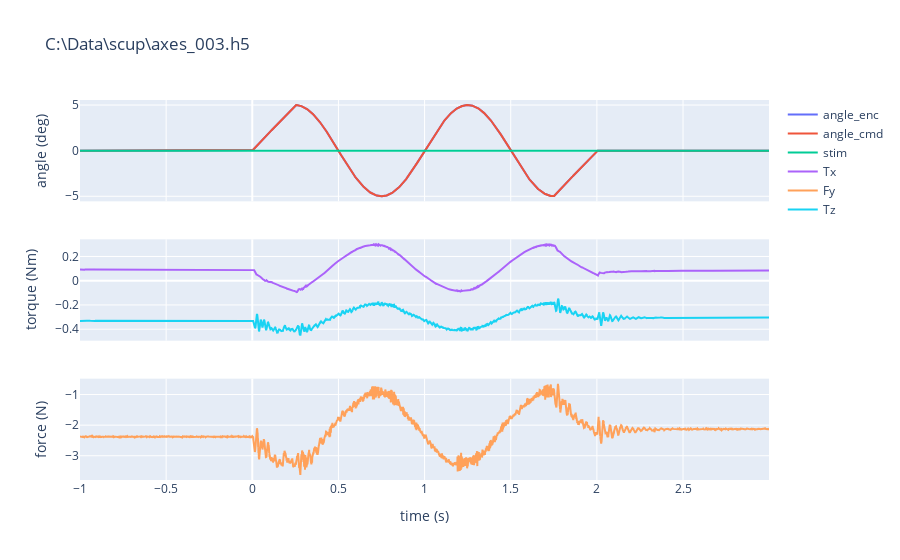

Write notebook code for a chart like this one.
### Code cell
fig = make_subplots(rows = 3, cols = 1,
                   shared_xaxes=True)
fig.add_trace(
    go.Scatter(x = t, y = angle_measured, mode="lines", name="angle_enc"),
    row=1, col=1)
fig.add_trace(
    go.Scatter(x = t, y = angle, mode="lines", name="angle_cmd"),
    row=1, col=1)
fig.add_trace(
    go.Scatter(x = t, y = aidata[6,:], mode="lines", name="stim"),
    row=1, col=1)
fig.add_trace(
    go.Scatter(x = t, y = forcetorque[3,:], mode="lines", name="Tx"),
    row=2, col=1)
fig.add_trace(
    go.Scatter(x = t, y = forcetorque[1,:], mode="lines", name="Fy"),
    row=3, col=1)
fig.add_trace(
    go.Scatter(x = t, y = forcetorque[5,:], mode="lines", name="Tz"),
    row=2, col=1)

for onoff in Lonoff:
    fig.add_vrect(x0 = onoff[0], x1=onoff[1], fillcolor="black", opacity=0.25, line_width=0,
                        row="all", col="all")

for onoff in Ronoff:
    fig.add_vrect(x0 = onoff[0], x1=onoff[1], opacity=0.7, line_width=1,
                      row="all", col="all")

fig.update_yaxes(title_text = "angle (deg)", row=1)
fig.update_yaxes(title_text = "torque (Nm)", row=2)
fig.update_yaxes(title_text = "force (N)", row=3)
fig.update_xaxes(title_text = "time (s)", row=3)
fig.update_layout(title_text = bender.filename)

### Figure 1 — Plotly figure (JSON) as saved in the notebook; plotly's stock layout.template omitted (floating-point values rounded to 4 significant figures; data arrays with more than 128 entries replaced by an {"elided": "..."} marker saying what was removed)
{"data": [{"mode": "lines", "name": "angle_enc", "type": "scatter", "x": {"elided": "4000 float values"}, "xaxis": "x", "y": {"elided": "4000 float values"}, "yaxis": "y"}, {"mode": "lines", "name": "angle_cmd", "type": "scatter", "x": {"elided": "4000 float values"}, "xaxis": "x", "y": {"elided": "4000 float values"}, "yaxis": "y"}, {"mode": "lines", "name": "stim", "type": "scatter", "x": {"elided": "4000 float values"}, "xaxis": "x", "y": {"elided": "4000 float values"}, "yaxis": "y"}, {"mode": "lines", "name": "Tx", "type": "scatter", "x": {"elided": "4000 float values"}, "xaxis": "x2", "y": {"elided": "4000 float values"}, "yaxis": "y2"}, {"mode": "lines", "name": "Fy", "type": "scatter", "x": {"elided": "4000 float values"}, "xaxis": "x3", "y": {"elided": "4000 float values"}, "yaxis": "y3"}, {"mode": "lines", "name": "Tz", "type": "scatter", "x": {"elided": "4000 float values"}, "xaxis": "x2", "y": {"elided": "4000 float values"}, "yaxis": "y2"}], "layout": {"title": {"text": "C:\\Data\\scup\\axes_003.h5"}, "xaxis": {"anchor": "y", "domain": [0, 1], "matches": "x3", "showticklabels": false}, "xaxis2": {"anchor": "y2", "domain": [0, 1], "matches": "x3", "showticklabels": false}, "xaxis3": {"anchor": "y3", "domain": [0, 1], "title": {"text": "time (s)"}}, "yaxis": {"anchor": "x", "domain": [0.7333, 1], "title": {"text": "angle (deg)"}}, "yaxis2": {"anchor": "x2", "domain": [0.3667, 0.6333], "title": {"text": "torque (Nm)"}}, "yaxis3": {"anchor": "x3", "domain": [0, 0.2667], "title": {"text": "force (N)"}}}}
